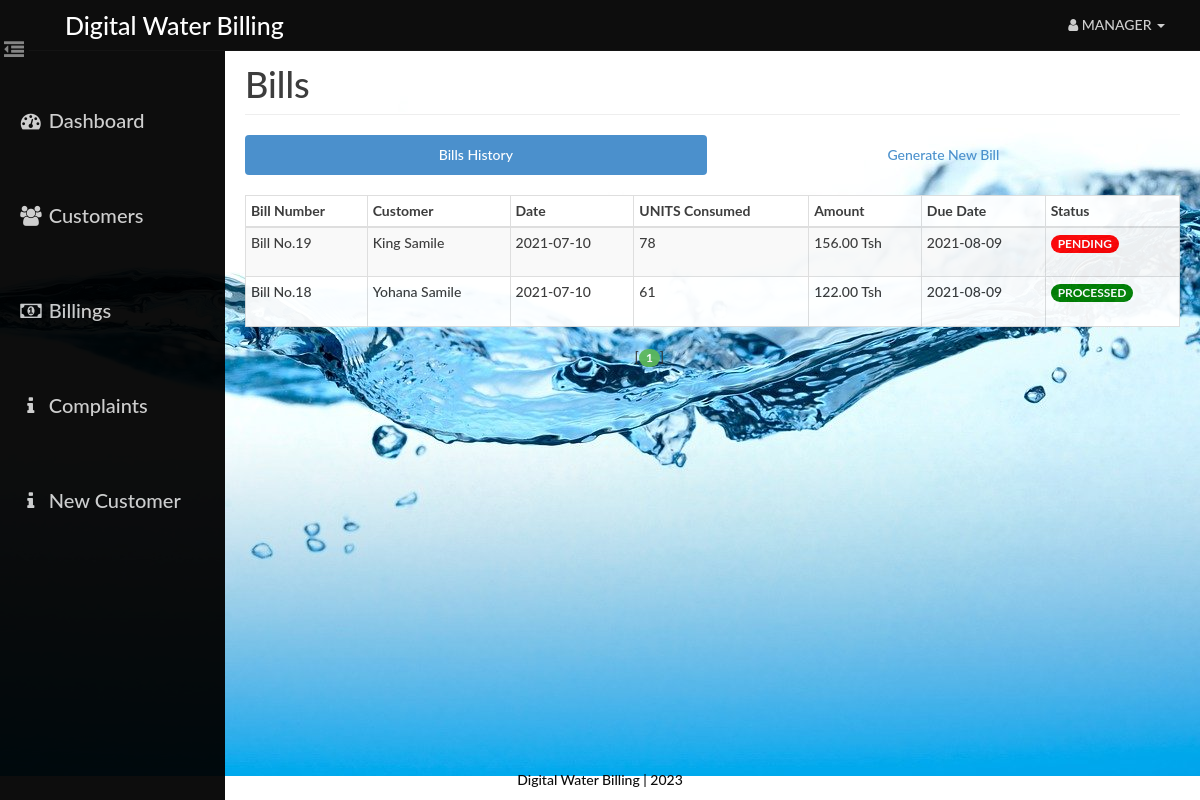
Page /admin/bill.php (signed in) on the committed database.
### tables this page shows
CREATE TABLE `bill` (
  `id` int(14) NOT NULL,
  `aid` int(14) NOT NULL,
  `uid` int(14) NOT NULL,
  `units` int(10) NOT NULL,
  `amount` decimal(10,2) NOT NULL,
  `status` varchar(10) NOT NULL,
  `bdate` date NOT NULL,
  `ddate` date NOT NULL
);

CREATE TABLE `user` (
  `id` int(14) NOT NULL,
  `name` varchar(40) NOT NULL,
  `email` varchar(40) NOT NULL,
  `phone` varchar(255) NOT NULL,
  `pass` varchar(20) NOT NULL,
  `address` varchar(100) NOT NULL
);

### admin/paging1.php (called while the page is built, shortened)
<?php
    $rowsperpage = 5;
    if (isset($_GET['currentpage']) && is_numeric($_GET['currentpage'])) {
       $currentpage = (int) $_GET['currentpage'];
    } else {
       $currentpage = 1;
    }
    $offset = ($currentpage - 1) * $rowsperpage;
 ?>

### Includes/admin.php (called while the page is built, shortened)
<?php
    function retrieve_bills_generated($id,$offset, $rowsperpage) {
        global $con;
        $query  = "SELECT user.name AS user, bill.bdate AS bdate , bill.units AS units , bill.amount AS amount , bill.id as bid ";
        $query .= ", bill.ddate AS ddate, bill.status AS status ";
        $query .= " FROM user , bill ";
        $query .= " WHERE user.id=bill.uid AND aid={$id} ";
        $query .= " ORDER BY bill.id DESC ";
        $query .= "LIMIT {$offset}, {$rowsperpage} ";
        $result = mysqli_query($con,$query);
        return $result;
    }
 ?>

### admin/bill.php (the view, shortened to what this page needs)
<?php
    require_once('head_html.php');
    require_once('../Includes/session.php');
    require_once('../Includes/admin.php');
?>
<body style="background: url(./../assets/img/bg.jpg);opacity:.95;">
    <div id="wrapper">
        <?php
            require_once("nav.php");
            require_once("sidebar.php");
        ?>
        <div id="page-content-wrapper">
            <div class="container-fluid">
                <div class="row">
                    <div class="col-lg-12">
                        <h1 class="page-header">
                            Bills
                        </h1>
                        <ul class="nav nav-pills nav-justified">
                            <li class="active"><a href="#generated" data-toggle="pill">Bills History</a>
                            </li>
                            <li class=""><a href="#generate" data-toggle="pill">Generate New Bill</a>
                            </li>
                        </ul>
                        <div class="tab-content">
                            <div class="tab-pane fade in active" id="generated">
                                <div class="table-responsive">
                                    <table class="table table-hover table-striped table-bordered table-condensed"style="background: white;background: white;">
                                        <thead>
                                            <tr>
                                                <th>Bill Number</th>
                                                <th>Customer</th>
                                                <th>Date</th>
                                                <th>UNITS Consumed</th>
                                                <th>Amount</th>
                                                <th>Due Date</th>
                                                <th>Status</th>
                                            </tr>
                                        </thead>
                                        <tbody>
                                        <?php
                                            include("paging1.php");
                                            $result = retrieve_bills_generated($_SESSION['aid'],$offset, $rowsperpage);
                                            while($row = mysqli_fetch_assoc($result)){
                                            ?>
                                                <tr>
                                                    <td><?php echo 'Bill No.'.$row['bid']?></td>
                                                    <td height="50"><?php echo $row['user'] ?></td>
                                                    <td><?php echo $row['bdate'] ?></td>
                                                    <td><?php echo $row['units'] ?></td>
                                                    <td><?php echo $row['amount'] . " ". 'Tsh' ?></td>
                                                    <td><?php echo $row['ddate'] ?></td>
                                                    <td><?php if($row['status'] == 'PENDING') { echo'<span class="badge" style="background: red;">'.$row["status"].'</span>'; } else { echo'<span class="badge" style="background: green;">'.$row["status"].'</span>';} ?></td>
                                                </tr>
                                            <?php
                                            }
                                            ?>
                                        </tbody>
                                    </table>
                                    <?php include("paging2.php");  ?>
                                </div>
                            </div>
                        </div>
                    </div>
                </div>
            </div>
        </div>
    </div>
    <?php
    require_once("footer.php");
    ?>
</body>
</html>

### assets/css/dash_admin.css (style rules this page uses)
html { height: 100%; }
body, html { width: 100%; height: 100%; }
body, h1, h2, h3, h4, h5, h6 { font-family: "Lato","Helvetica Neue",Helvetica,Arial,sans-serif; font-weight: 500; }
#wrapper { padding-left: 10px; padding-top: 5px; -webkit-transition: all 0.5s ease; -moz-transition: all 0.5s ease; -o-transition: all 0.5s ease; transition: all 0.5s ease; }
#page-content-wrapper { width: 100%; padding: 15px; min-height:100%; }
@media (min-width:768px) { #wrapper { padding-left: 225px; } }
@media (min-width:768px) { #page-content-wrapper { padding: 20px; } }
.table-responsive { padding-top: 20px; padding-bottom: 20px; }

### rows in the picture
bill: id "19", uid.name "King Samile", bdate "2021-07-10", units "78", amount "156.00", ddate "2021-08-09", status "PENDING"
bill: id "18", uid.name "Yohana Samile", bdate "2021-07-10", units "61", amount "122.00", ddate "2021-08-09", status "PROCESSED"
